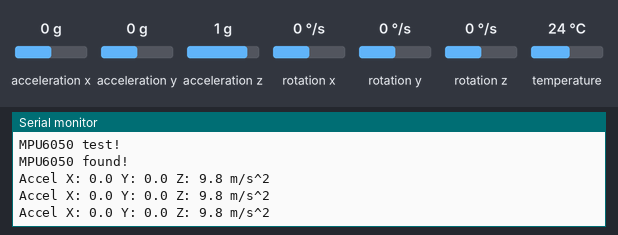
The program below on a simulated Arduino Uno, built with avr-gcc and run on an emulated ATmega328P. Parts: the last lines printed to the serial monitor. The test bench sets the inputs (shaded band); at power-on: acceleration x 0 g, acceleration y 0 g, acceleration z 1 g, rotation x 0 °/s, rotation y 0 °/s, rotation z 0 °/s, temperature 24 °C.

Above: at 1.3 s.
1.4 s: acceleration x set to -1.4 g
At 1.9 s:
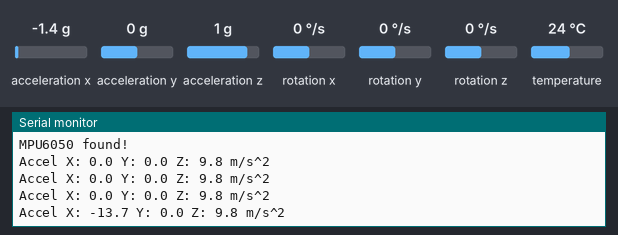
2.9 s: acceleration y set to -1.4 g
At 3.4 s:
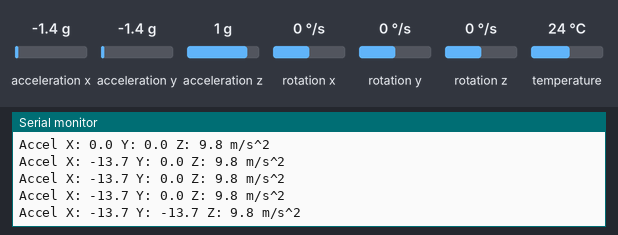
4.4 s: acceleration z set to -1.4 g
At 4.9 s:
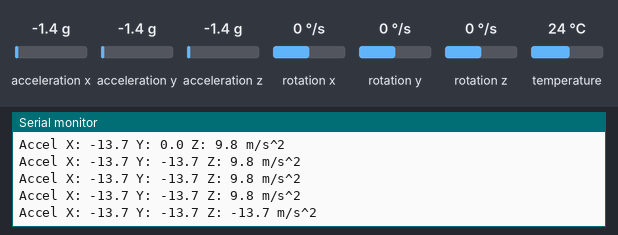

Measured:
- after the input at 1.4 s, the serial monitor: prints a new line after 0.11 s (image 1)
- after the input at 2.9 s, the serial monitor: prints a new line after 0.12 s (image 2)
- after the input at 4.4 s, the serial monitor: prints a new line after 0.13 s (image 3)

The program:

main.cpp
```cpp
#include <Arduino.h>
#include <Adafruit_MPU6050.h>
#include <Adafruit_Sensor.h>
#include <Wire.h>

Adafruit_MPU6050 mpu;

void setup() {
  Serial.begin(115200);
  Serial.println(F("MPU6050 test!"));

  if (!mpu.begin()) {
    Serial.println(F("MPU6050 not found!"));
    while (1) {
      delay(1000);
    }
  }
  Serial.println(F("MPU6050 found!"));

  mpu.setAccelerometerRange(MPU6050_RANGE_2_G);
  mpu.setGyroRange(MPU6050_RANGE_250_DEG);
  mpu.setFilterBandwidth(MPU6050_BAND_21_HZ);
}

void loop() {
  sensors_event_t a, g, temp;
  mpu.getEvent(&a, &g, &temp);

  Serial.print(F("Accel X: "));
  Serial.print(a.acceleration.x, 1);
  Serial.print(F(" Y: "));
  Serial.print(a.acceleration.y, 1);
  Serial.print(F(" Z: "));
  Serial.print(a.acceleration.z, 1);
  Serial.println(F(" m/s^2"));

  delay(500);
}
```
